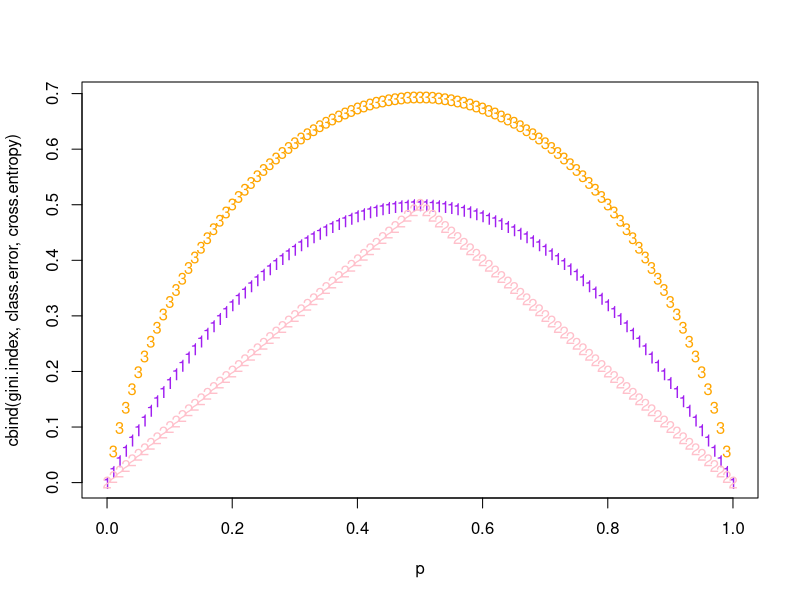

This chart was generated by the following R code:
# HW5 Question 1

p <- seq(0, 1, 0.01)
gini.index <- 2 * p * (1 - p)
class.error <- 1 - pmax(p, 1 - p)
cross.entropy <- - (p * log(p) + (1 - p) * log(1 - p))
matplot(p, cbind(gini.index, class.error, cross.entropy), col = c("purple", "pink", "orange"))
